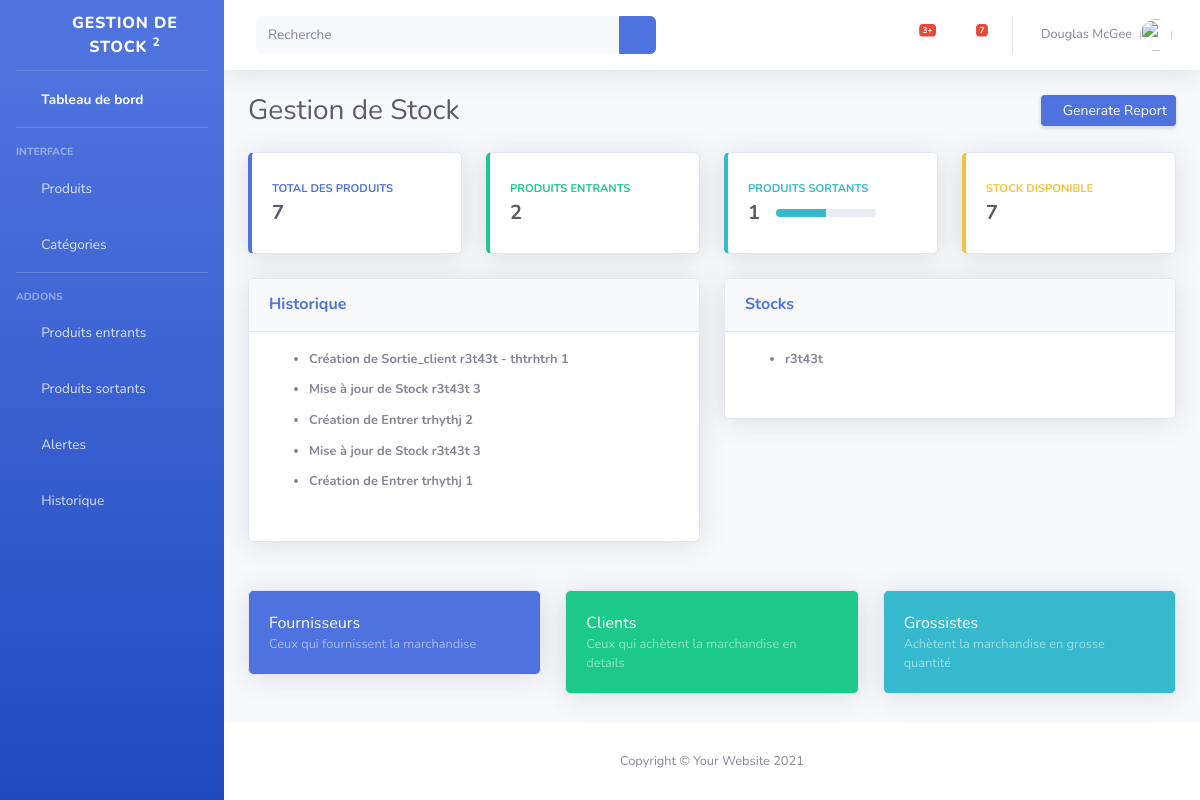
The page / on the database its author committed.
### gestion_stock_app/models.py (models this page shows, shortened)
class Historique(models.Model):
    description = models.TextField()
    date = models.DateTimeField(auto_now_add=True)

class Stock(models.Model):
    produit = models.ForeignKey(Produit, on_delete=models.SET_NULL, null = True)
    total_produit = models.IntegerField()
    total_produit_restants = models.IntegerField( blank=True)
    total_produit_sortis = models.IntegerField( blank=True)
    total_produit_entrant = models.IntegerField( blank=True)
    seuil_alerte_produit = models.IntegerField()
    alerte = models.BooleanField(default=False, blank=True)
    class Meta:
        verbose_name = ("Stock")
        verbose_name_plural = ("Stocks")

class Produit(models.Model):
    nom_produit = models.CharField( max_length=150)
    description = models.TextField(blank=True)
    categorie = models.ForeignKey( Categories_Produit, on_delete=models.SET_NULL, null=True )
    prix_en_gros = models.FloatField()
    prix_details = models.FloatField()
    prix_fournisseur = models.FloatField()
    class Meta:
        verbose_name = ("Produit")
        verbose_name_plural = ("Produits")

### gestion_stock_app/views.py (the view)
# urls.py: path('', dashboard, name='dashboard'),
def dashboard(request):
    produits_entrants = Entrer.objects.all()
    nombre_total_produits_entrants = produits_entrants.count()
    produits_sortants_client = Sortie_client.objects.all()
    nombre_produits_sortants_client = produits_sortants_client.count()
    produits = Produit.objects.all()
    nombre_total_produits = produits.count()
    stock = Stock.objects.all()
    nombre_total_stock = produits.count()
    historique_entries = Historique.objects.all().order_by('-date')[:5]
    stocks = Stock.objects.all()
    context = {
            'produits_entrants': produits_entrants,
            'nombre_total_produits_entrants': nombre_total_produits_entrants,
            'produits_sortants_client':produits_sortants_client,
            'nombre_produits_sortants_client':nombre_produits_sortants_client,
            'produits':produits,
            'nombre_total_produits':nombre_total_produits,
            'stock':stock,
            'nombre_total_stock':nombre_total_stock,
            'historique_entries': historique_entries,
            'stocks': stocks,
        }
    return render(request,'dashboard.html',context)

### gestion_stock_app/templates/dashboard.html
{% extends 'base.html' %}
{% block content %}
<div class="d-sm-flex align-items-center justify-content-between mb-4">
    <h1 class="h3 mb-0 text-gray-800">Gestion de Stock</h1>
    <a href="#" class="d-none d-sm-inline-block btn btn-sm btn-primary shadow-sm"><i
            class="fas fa-download fa-sm text-white-50"></i> Generate Report</a>
</div>
<div class="row">
    <div class="col-xl-3 col-md-6 mb-4">
        <div class="card border-left-primary shadow h-100 py-2">
            <div class="card-body">
                <div class="row no-gutters align-items-center">
                    <div class="col mr-2">
                        <div class="text-xs font-weight-bold text-primary text-uppercase mb-1">
                            Total des produits</div>
                        <div class="h5 mb-0 font-weight-bold text-gray-800">{{nombre_total_produits}}</div>
                    </div>
                    <div class="col-auto">
                        <i class="fas fa-calendar fa-2x text-gray-300"></i>
                    </div>
                </div>
            </div>
        </div>
    </div>
    <div class="col-xl-3 col-md-6 mb-4">
        <div class="card border-left-success shadow h-100 py-2">
            <div class="card-body">
                <div class="row no-gutters align-items-center">
                    <div class="col mr-2">
                        <div class="text-xs font-weight-bold text-success text-uppercase mb-1">
                            Produits Entrants</div>
                        <div class="h5 mb-0 font-weight-bold text-gray-800"> {{ nombre_total_produits_entrants }}</div>
                    </div>
                    <div class="col-auto">
                        <i class="fas fa-dollar-sign fa-2x text-gray-300"></i>
                    </div>
                </div>
            </div>
        </div>
    </div>
    <div class="col-xl-3 col-md-6 mb-4">
        <div class="card border-left-info shadow h-100 py-2">
            <div class="card-body">
                <div class="row no-gutters align-items-center">
                    <div class="col mr-2">
                        <div class="text-xs font-weight-bold text-info text-uppercase mb-1">Produits Sortants
                        </div>
                        <div class="row no-gutters align-items-center">
                            <div class="col-auto">
                                <div class="h5 mb-0 mr-3 font-weight-bold text-gray-800">{{nombre_produits_sortants_client}}</div>
                            </div>
                            <div class="col">
                                <div class="progress progress-sm mr-2">
                                    <div class="progress-bar bg-info" role="progressbar"
                                        style="width: 50%" aria-valuenow="50" aria-valuemin="0"
                                        aria-valuemax="100"></div>
                                </div>
                            </div>
                        </div>
                    </div>
                    <div class="col-auto">
                        <i class="fas fa-clipboard-list fa-2x text-gray-300"></i>
                    </div>
                </div>
            </div>
        </div>
    </div>
    <div class="col-xl-3 col-md-6 mb-4">
        <div class="card border-left-warning shadow h-100 py-2">
            <div class="card-body">
                <div class="row no-gutters align-items-center">
                    <div class="col mr-2">
                        <div class="text-xs font-weight-bold text-warning text-uppercase mb-1">
                            Stock disponible</div>
                        <div class="h5 mb-0 font-weight-bold text-gray-800">{{ nombre_total_stock }}</div>
                    </div>
                    <div class="col-auto">
                        <i class="fas fa-comments fa-2x text-gray-300"></i>
                    </div>
                </div>
            </div>
        </div>
    </div>
</div>
<div class="row">
    <div class="col-lg-6 mb-4">
        <div class="card shadow mb-4">
            <div class="card-header py-3">
               <a href="{% url 'historique' %}"><h6 class="m-0 font-weight-bold text-primary">Historique</h6></a>
            </div>
            <div class="card-body">
                <h4 class="small font-weight-bold">
                    <ul>
                    {% for entry in historique_entries %}
                      <li>{{ entry.description }} </li>
                      <br>
                    {% endfor %}
                  </ul> </h4>
            </div>
        </div>
    </div>
    <div class="col-lg-6 mb-4">
        <div class="card shadow mb-4">
            <div class="card-header py-3">
                <h6 class="m-0 font-weight-bold text-primary">Stocks</h6>
            </div>
            <div class="card-body">
                <h4 class="small font-weight-bold">
                    <ul>
                    {% for stock in stock %}
                      <li>{{ stock.produit.nom_produit }} </li>
                      <br>
                    {% endfor %}
                  </ul> </h4>
            </div>
        </div>
    </div>
</div>
<div class="row">
    <div class="col-lg-4 mb-4">
        <div class="card bg-primary text-white shadow">
            <div class="card-body">
                Fournisseurs
                <div class="text-white-50 small">Ceux qui fournissent la marchandise</div>
            </div>
        </div>
    </div>
    <div class="col-lg-4 mb-4">
        <div class="card bg-success text-white shadow">
            <div class="card-body">
                Clients
                <div class="text-white-50 small">Ceux qui achètent la marchandise en details</div>
            </div>
        </div>
    </div>
    <div class="col-lg-4 mb-4">
        <div class="card bg-info text-white shadow">
            <div class="card-body">
                Grossistes
                <div class="text-white-50 small">Achètent la marchandise en grosse quantité</div>
            </div>
        </div>
    </div>
</div>
{% endblock content %}

### rows shown on the page
Historique: description "Création de Sortie_client r3t43t - thtrhtrh 1"
Historique: description "Mise à jour de Stock r3t43t 3"
Historique: description "Création de Entrer trhythj 2"
Historique: description "Mise à jour de Stock r3t43t 3"
Historique: description "Création de Entrer trhythj 1"
Stock: produit.nom_produit "r3t43t"

### other values the page prints
{{ nombre_total_produits }} "7"
{{ nombre_total_produits_entrants }} "2"
{{ nombre_produits_sortants_client }} "1"
{{ nombre_total_stock }} "7"
